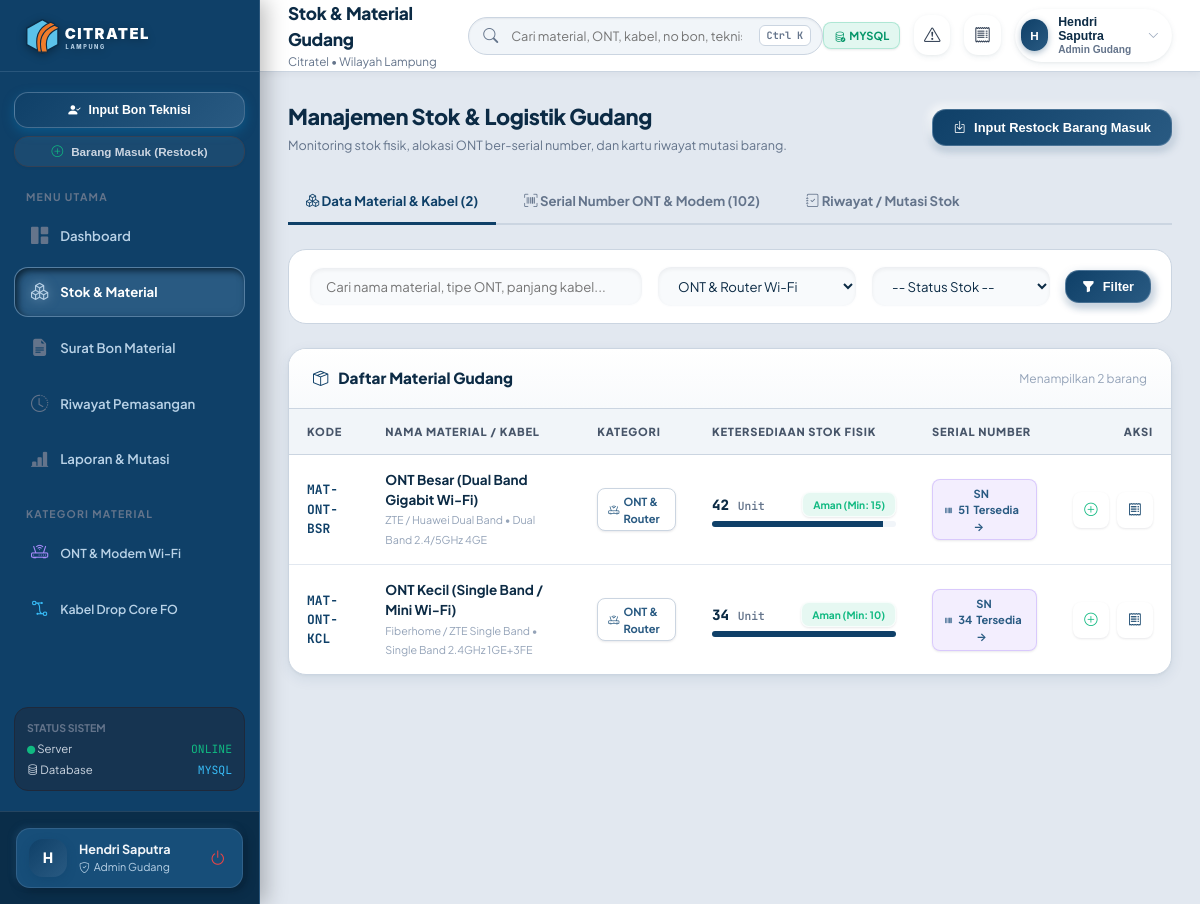
The app's page /stok.php?cat=CAT-ONT (signed in) with its own data.
### tables this page shows
CREATE TABLE `users` (
  `id` int(11) NOT NULL,
  `username` varchar(50) NOT NULL,
  `password` varchar(255) NOT NULL,
  `nik` varchar(50) NOT NULL,
  `name` varchar(100) NOT NULL,
  `role` enum('admin_gudang','teknisi','manager') NOT NULL DEFAULT 'teknisi',
  `department` varchar(100) DEFAULT 'Teknis & Jaringan',
  `avatar` varchar(255) DEFAULT NULL,
  `status` enum('active','inactive') DEFAULT 'active',
  `created_at` datetime DEFAULT current_timestamp()
);

CREATE TABLE `materials` (
  `id` int(11) NOT NULL,
  `category_id` int(11) DEFAULT NULL,
  `code` varchar(50) NOT NULL,
  `name` varchar(150) NOT NULL,
  `brand` varchar(100) DEFAULT NULL,
  `model_type` varchar(100) DEFAULT NULL,
  `cable_length` int(11) DEFAULT NULL COMMENT 'Panjang kabel dalam meter (150, 100, 75, 50)',
  `unit` varchar(20) NOT NULL DEFAULT 'Pcs',
  `stock_current` int(11) NOT NULL DEFAULT 0,
  `stock_min` int(11) NOT NULL DEFAULT 10,
  `location_rack` varchar(50) DEFAULT 'Rak A-1',
  `is_serialized` tinyint(1) DEFAULT 0 COMMENT '1 jika butuh Serial Number (ONT/Modem)',
  `specifications` text DEFAULT NULL,
  `image_url` varchar(255) DEFAULT NULL,
  `updated_at` datetime DEFAULT current_timestamp() ON UPDATE current_timestamp()
);

### stok.php (the view, shortened to what the rows shown need)
<?php
$pageTitle = "Stok & Material Gudang";
require_once __DIR__ . '/config/database.php';
require_once __DIR__ . '/includes/header.php';
require_once __DIR__ . '/includes/sidebar.php';
$activeTab = $_GET['tab'] ?? 'materials';
$catFilter = $_GET['cat'] ?? '';
$highlightId = (int)($_GET['highlight'] ?? 0);
$matSql = "
    SELECT m.*, c.name as category_name, c.code as category_code,
           (SELECT COUNT(*) FROM material_serials ms WHERE ms.material_id = m.id AND ms.status = 'available') as available_serials_count
    FROM materials m
    LEFT JOIN categories c ON m.category_id = c.id
    WHERE 1=1
";
$matParams = [];
if (!empty($catFilter)) {
    $matSql .= " AND c.code = ?";
    $matParams[] = $catFilter;
}
$matSql .= " ORDER BY m.category_id ASC, m.cable_length DESC, m.name ASC";
$stmtMat = $pdo->prepare($matSql);
$stmtMat->execute($matParams);
$materials = $stmtMat->fetchAll();
?>
<div class="main-wrapper">
  <?php require_once __DIR__ . '/includes/navbar.php'; ?>
  <main class="content-body">
    <?php if ($activeTab === 'materials'): ?>
      <div class="table-card">
        <div class="table-responsive mobile-cards-view">
          <table class="custom-table">
            <thead>
              <tr>
                <th>Kode</th>
                <th>Nama Material / Kabel</th>
                <th>Kategori</th>
                <th style="width: 220px;">Ketersediaan Stok Fisik</th>
                <th>Serial Number</th>
                <th style="text-align: right;">Aksi</th>
              </tr>
            </thead>
            <tbody>
              <?php if (empty($materials)): ?>
                <tr>
                  <td colspan="6" style="text-align: center; padding: 40px; color: var(--text-muted);">
                    Tidak ada material yang sesuai kriteria filter.
                  </td>
                </tr>
              <?php else: ?>
                <?php foreach ($materials as $m):
                  $isLow = ($m['stock_current'] <= $m['stock_min']);
                  $isHighlighted = ($m['id'] == $highlightId);
                ?>
                  <tr style="<?= $isHighlighted ? 'background-color: rgba(2, 132, 199, 0.08);' : '' ?>">
                    <td data-label="Kode">
                      <span class="font-mono" style="font-weight: 700; color: var(--primary);">
                        <?= htmlspecialchars($m['code']) ?>
                      </span>
                    </td>
                    <td data-label="Nama Material">
                      <div style="font-weight: 700; color: var(--text-main); font-size: 0.9rem;">
                        <?= htmlspecialchars($m['name']) ?>
                      </div>
                      <small style="color: var(--text-dim);"><?= htmlspecialchars($m['brand'] ?: '-') ?> &bull; <?= htmlspecialchars($m['model_type'] ?: '-') ?></small>
                    </td>
                    <td data-label="Kategori">
                      <?php if ($m['category_code'] === 'CAT-ONT'): ?>
                        <span class="badge badge-ont"><i class="bi bi-router me-1"></i> ONT & Router</span>
                      <?php elseif ($m['category_code'] === 'CAT-KBL'): ?>
                        <span class="badge badge-cable"><i class="bi bi-bezier2 me-1"></i> Kabel <?= $m['cable_length'] ?>M</span>
                      <?php endif; ?>
                    </td>
                    <td data-label="Stok Fisik">
                      <div style="display: flex; justify-content: space-between; align-items: center; margin-bottom: 4px; width: 100%;">
                        <span style="font-size: 0.95rem; font-weight: 800; font-family: var(--font-mono); color: <?= $isLow ? 'var(--danger)' : 'var(--text-main)' ?>;">
                          <?= $m['stock_current'] ?> <span style="font-size: 0.75rem; font-weight: 600; color: var(--text-muted);"><?= $m['unit'] ?></span>
                        </span>
                        <?php if ($isLow): ?>
                          <span class="badge" style="background: var(--danger-bg); color: var(--danger); font-size: 0.68rem;">Menipis (Min: <?= $m['stock_min'] ?>)</span>
                        <?php else: ?>
                          <span class="badge" style="background: var(--success-bg); color: var(--success); font-size: 0.68rem;">Aman (Min: <?= $m['stock_min'] ?>)</span>
                        <?php endif; ?>
                      </div>
                      <div style="background-color: #f1f5f9; height: 6px; border-radius: var(--radius-full); overflow: hidden; width: 100%;">
                        <div style="background: <?= $isLow ? 'var(--danger)' : 'var(--primary)' ?>; height: 100%; width: <?= min(100, round(($m['stock_current'] / max(1, $m['stock_min'] * 3)) * 100)) ?>%;"></div>
                      </div>
                    </td>
                    <td data-label="Serial Number">
                      <?php if ($m['is_serialized'] == 1): ?>
                        <a href="stok.php?tab=serials&material_id=<?= $m['id'] ?>" class="badge" style="background: rgba(139, 92, 246, 0.1); color: var(--ont-color); border: 1px solid rgba(139, 92, 246, 0.25); text-decoration: none; display: inline-flex; align-items: center; gap: 4px; padding: 5px 10px;" title="Klik untuk lihat daftar serial number <?= htmlspecialchars($m['name']) ?>">
                          <i class="bi bi-upc me-1"></i> <strong><?= $m['available_serials_count'] ?></strong> SN Tersedia &rarr;
                        </a>
                      <?php else: ?>
                        <span style="color: var(--text-dim); font-size: 0.75rem;">-</span>
                      <?php endif; ?>
                    </td>
                    <td data-label="Aksi" style="text-align: right;">
                      <div class="btn-action-group" style="justify-content: flex-end; width: 100%;">
                        <?php if ($isAdmin): ?>
                          <button type="button" class="btn-icon-action" onclick="openRestockModal(<?= $m['id'] ?>)" title="Restock / Tambah Stok Masuk" style="color: var(--success);">
                            <i class="bi bi-plus-circle"></i>
                          </button>
                          <button type="button" class="btn-icon-action" onclick="openModalBon(<?= $m['id'] ?>)" title="Input Bon untuk Material Ini" style="color: var(--primary);">
                            <i class="bi bi-receipt"></i>
                          </button>
                        <?php endif; ?>
                      </div>
                    </td>
                  </tr>
                <?php endforeach; ?>
              <?php endif; ?>
            </tbody>
          </table>
        </div>
      </div>
    <?php endif; ?>
  </main>
</div>
<?php require_once __DIR__ . '/includes/footer.php'; ?>

### includes/sidebar.php (shortened to what the rows shown need)
<?php
$isAdmin = in_array($currentUser['role'] ?? '', ['admin_gudang', 'admin']);
?>
<aside class="main-sidebar" id="mainSidebar">
  <div class="sidebar-footer">
    <div class="sidebar-user-card">
      <div class="user-avatar"><?= strtoupper(substr($currentUser['name'] ?? 'U', 0, 1)) ?></div>
      <div class="sidebar-user-info">
        <div class="sidebar-user-name" title="<?= htmlspecialchars($currentUser['name'] ?? '') ?>"><?= htmlspecialchars($currentUser['name'] ?? 'Pengguna') ?></div>
        <div class="sidebar-user-role">
          <i class="bi <?= $isAdmin ? 'bi-shield-check' : 'bi-person-gear' ?>"></i>
          <span><?= $isAdmin ? 'Admin Gudang' : 'Teknisi Lapangan' ?></span>
        </div>
      </div>
      <a href="logout.php" title="Keluar" style="color: #ef4444; font-size: 1.1rem; padding: 4px;">
        <i class="bi bi-power"></i>
      </a>
    </div>
  </div>
</aside>

### includes/navbar.php (shortened to what the rows shown need)
<?php
$isAdmin = in_array($currentUser['role'] ?? '', ['admin_gudang', 'admin']);
$isTeknisi = (($currentUser['role'] ?? '') === 'teknisi');
?>
<header class="topbar">
  <div class="topbar-left">
    <div class="topbar-breadcrumb">
      <h1 class="topbar-title"><?= htmlspecialchars($pageTitle ?? ($isTeknisi ? 'Tugas & Bon Saya' : 'Dashboard Gudang')) ?></h1>
    </div>
  </div>
  <div class="global-search-wrapper">
    <div class="global-search-input-group">
      <input
        type="text"
        class="global-search-input"
        id="globalSearchInput"
        placeholder="<?= $isTeknisi ? 'Cari nomor bon atau pelanggan saya...' : 'Cari material, ONT, kabel, no bon, teknisi...' ?>"
        autocomplete="off"
      >
      <span class="search-shortcut-badge">Ctrl K</span>
    </div>
  </div>
  <div class="topbar-actions">
    <div class="topbar-user-dropdown">
      <button type="button" class="topbar-user-btn" id="userProfileTrigger">
        <div class="avatar"><?= strtoupper(substr($currentUser['name'] ?? 'U', 0, 1)) ?></div>
        <div style="text-align: left; line-height: 1.2;">
          <div class="name"><?= htmlspecialchars($currentUser['name'] ?? 'Pengguna') ?></div>
          <div style="font-size: 0.68rem; color: var(--text-muted); font-weight: 600;">
            <?= (($currentUser['role'] ?? '') === 'admin_gudang') ? 'Admin Gudang' : 'Teknisi' ?>
          </div>
        </div>
        <i class="bi bi-chevron-down" style="font-size: 0.75rem; color: var(--text-dim); margin-left: 4px;"></i>
      </button>
    </div>
  </div>
</header>

### records on screen
users: name "H", name "Hendri Saputra"
materials: code "MAT-ONT-BSR", name "ONT Besar (Dual Band Gigabit Wi-Fi)", brand "ZTE / Huawei Dual Band", model_type "Dual Band 2.4/5GHz 4GE", stock_current "42", unit "Unit", stock_min "15", available_serials_count "51"
materials: code "MAT-ONT-KCL", name "ONT Kecil (Single Band / Mini Wi-Fi)", brand "Fiberhome / ZTE Single Band", model_type "Single Band 2.4GHz 1GE+3FE", stock_current "34", unit "Unit", stock_min "10", available_serials_count "34"

### other values on screen
$active_driver "MYSQL"
$pageTitle "Stok & Material Gudang"
count($materials) "2"
$totalSerialsCount "102"
form field cat "ONT & Router Wi-Fi"
